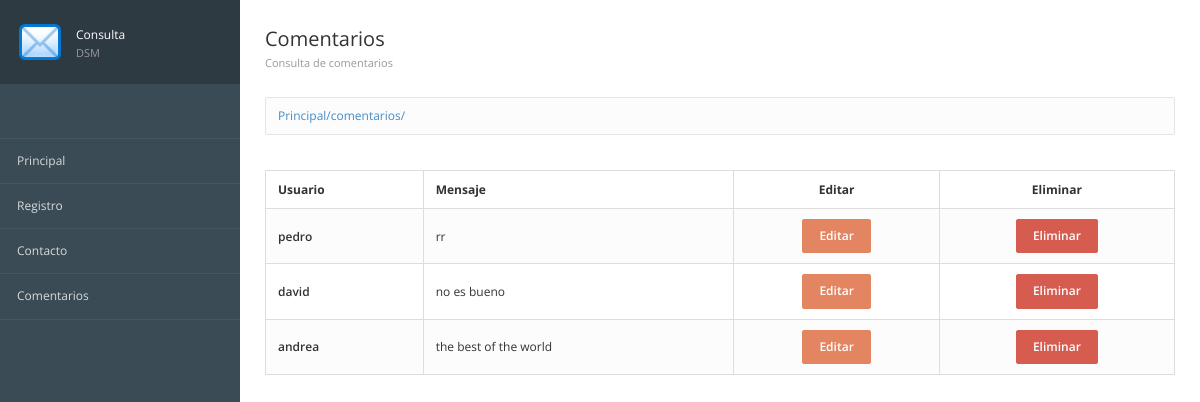
/comentarios/, run on the app's committed database.
### registros/models.py (models this page shows, shortened)
class ComentarioContacto(models.Model):
    id = models.AutoField(primary_key=True,verbose_name="Clave")
    usuario = models.TextField(verbose_name="Alumno")
    mensaje = models.TextField(verbose_name="Comentario")
    created = models.DateTimeField(auto_now_add=True,verbose_name="Registrado")
    class Meta:
        verbose_name = "Comentario Contacto"
        verbose_name_plural = "Comentarios Contactos"
        ordering = ["-created"]

### registros/views.py (the view)
# urls.py: path('comentarios/',views_registros.ComentariosContacto, name ="consultarComentarios"),
def ComentariosContacto(request):
    comentarios=ComentarioContacto.objects.all()
    return render(request,'registros/consultarComentarios.html',{'comentarios':comentarios})

### registros/templates/registros/consultarComentarios.html (shortened to what this page needs)
{%extends "inicio/encabezado.html"%}
{%load static%}
{%block imagen%}
{%static 'inicio/images/correo.png'%}
{%endblock%}
{%block tituloMenu%}
Consulta<span>DSM</span>
{%endblock%}
{%block Encabezado%}
<div class="page-header">
  <div class="page-title">
    <h3>Comentarios
      <small>Consulta de comentarios</small></h3>
  </div>
</div>
{%endblock%}
{% block contenido%}
<table name= "comentarios" class="table table-bordered table-striped">
  <thead>
    <tr>
      <th>Usuario</th>
      <th>Mensaje</th>
      <th class="text-center">Editar</th>
      <th class="text-center">Eliminar</th>
    </tr>
  </thead>
  <tbody>
    {% for comentario in comentarios %}
    <tr>
      <td class="text-semibold">{{comentario.usuario}}</td>
      <td class="muted">{{comentario.mensaje}}</td>
      <td class="text-center"><a href="{%url 'consultarComentario' comentario.id%}"  class="btn btn-warning" >Editar</a></td>
      <td class="text-center"><a href="{%url 'Eliminar' comentario.id%}"  class="btn btn-danger" >Eliminar</a></td>
    </tr>
    {% endfor %}
  </tbody>
</table>
{%endblock%}

### inicio/static/inicio/css/londinium-theme.css (style rules this page uses)
.panel-toolbar:after, .page-header:after, .header-bar-stats .page-stats li:after, .panel-heading:after { content: ""; display: table; clear: both; }
html { height: 100%; }
body { font-family: 'Open Sans', sans-serif; font-size: 12px; position: relative; min-height: 100%; }
a { cursor: pointer; }
h1, h2, h3, h4, h5, h6, .h1, .h2, .h3, .h4, .h5, .h6 { font-weight: 600; line-height: 1.42857143; margin-top: 0; }
h3, .h3 { font-size: 20px; }
.text-semibold { font-weight: 600; }
.page-header { padding: 0; margin: 0; position: relative; border: 0; }
.page-header small { display: block; font-size: 11px; color: #999; margin: 8px 0 0 0; }
.page-title { float: left; }
.page-title h3 { padding: 29px 0; margin: 0; font-weight: 400; line-height: 20px; }
.btn { padding: 7px 16px 8px 16px; font-size: 12px; font-weight: 600; border-radius: 2px; -webkit-border-radius: 2px; -moz-border-radius: 2px; -webkit-user-select: none; -moz-user-select: none; -ms-user-select: none; -o-user-select: none; user-select: none; }
.btn-warning { background-color: #E48561; border-color: #E48561; }
.btn-danger { background-color: #D65C4F; border-color: #D65C4F; }
.table { margin-bottom: 0; }
.table > thead > tr > th { border-bottom-width: 1px; outline: 0; }
.table > thead > tr > th, .table > tbody > tr > th, .table > tfoot > tr > th, .table > thead > tr > td, .table > tbody > tr > td, .table > tfoot > tr > td { vertical-align: middle; padding: 10px 12px; }
.table-striped > tbody > tr:nth-child(odd) > td, .table-striped > tbody > tr:nth-child(odd) > th, .table-hover > tbody > tr:hover > td, .table-hover > tbody > tr:hover > th { background-color: #fcfcfc; }

### data on the page
ComentarioContacto: usuario "pedro", mensaje "rr"
ComentarioContacto: usuario "david", mensaje "no es bueno"
ComentarioContacto: usuario "andrea", mensaje "the best of the world"

### other printed values
{{ request.path }} "/comentarios/"
